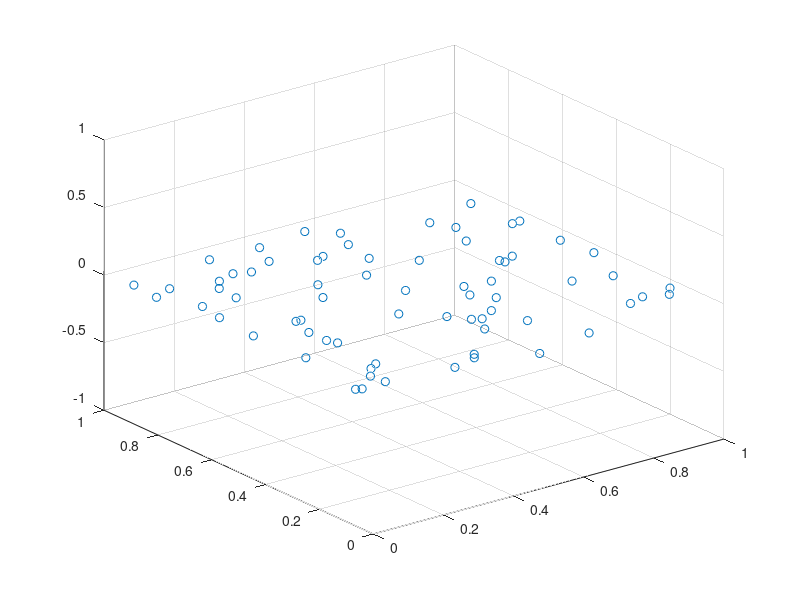

MATLAB code for this plot: (Note: this script raises an error after producing the figure.)
% Generate a point cloud in shape of a filled ball in Euclidean space. Then 
% compute Betti curves for subset of points.

clc
clear all
% ===================================
%% Add path tothe Cique-top library
addpath("../clique-top")
% ===================================
%% Set rand seeed for reproducibility
rng(1234)
% ===================================
%% Parameters
num_of_points = 70;

variance_1 = 0.01;
var_sclae_1 = 3;

plot_shape = true;

distance_measure = 'euclidean';
% distance_measure = 'cosine';

alg_name = 'naive';
dens_range = 0.6;

export_array_to_csv = true;
results_folder = 'results/';
% ===================================
%% Generate plane

X = rand(num_of_points, 1);
Y = rand(num_of_points, 1);
Z = zeros(num_of_points, 1);

dataset_b = [X Y Z];

if plot_shape
    figure;
    scatter3(X,Y,Z)
end

dsit_matrix_p = squareform(pdist(dataset_b, distance_measure));
% ===================================
%% Compute and plot Betti curves
compute_and_plot_cliq_top(dsit_matrix_p, num_of_points, alg_name, dens_range , 'plane');

if export_array_to_csv
    writematrix(dsit_matrix_p,strcat(results_folder,'dist_mat_plane.csv'))
end